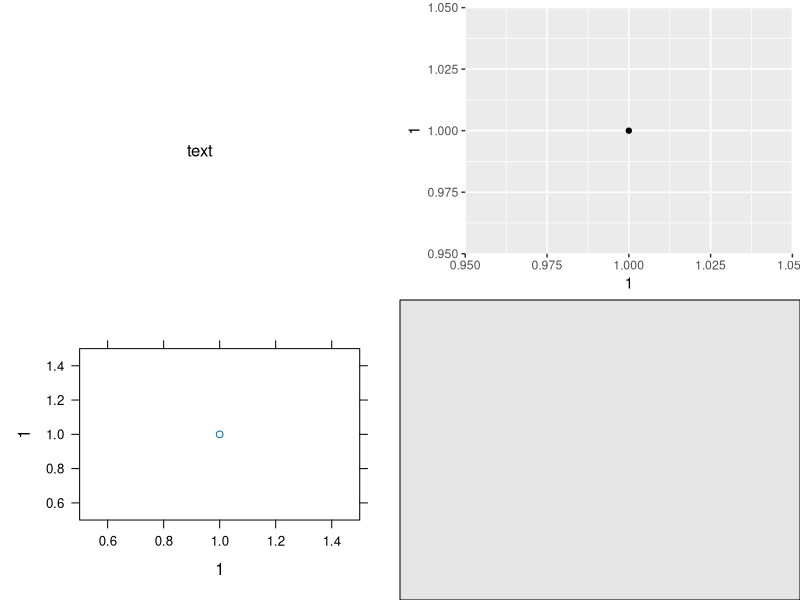
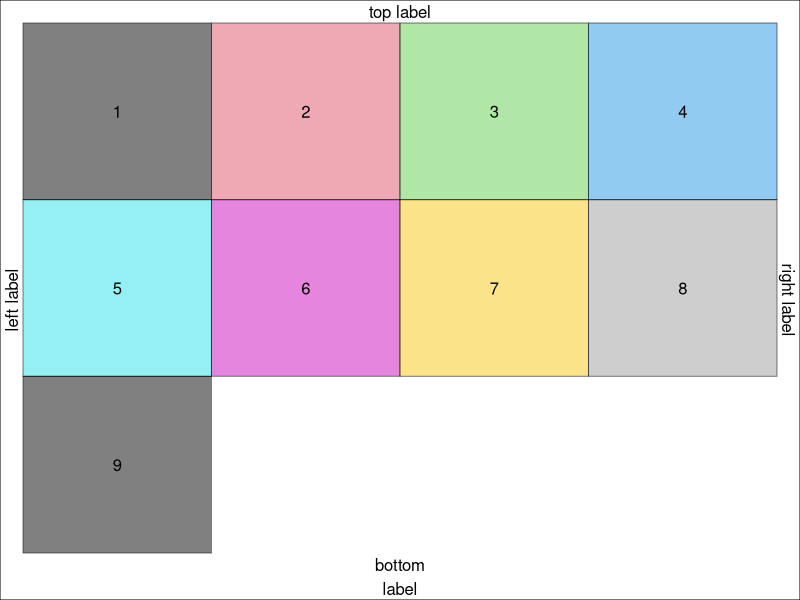
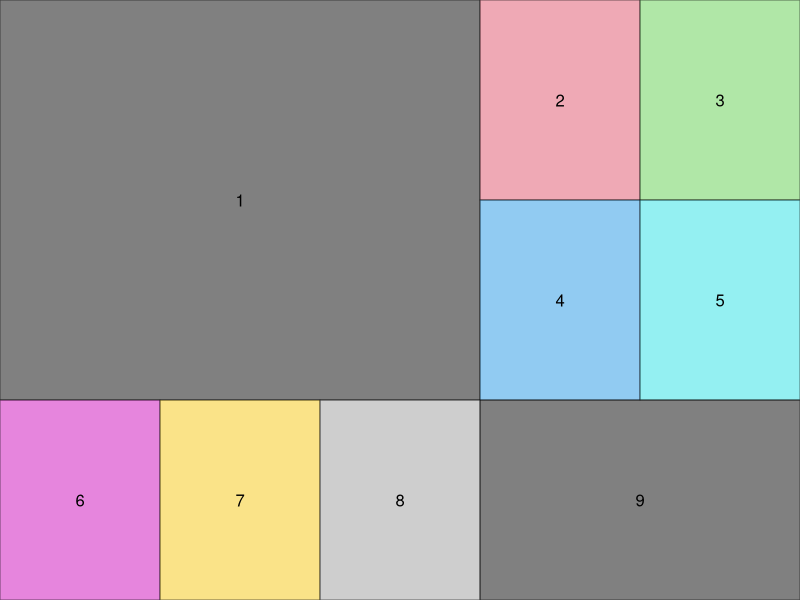
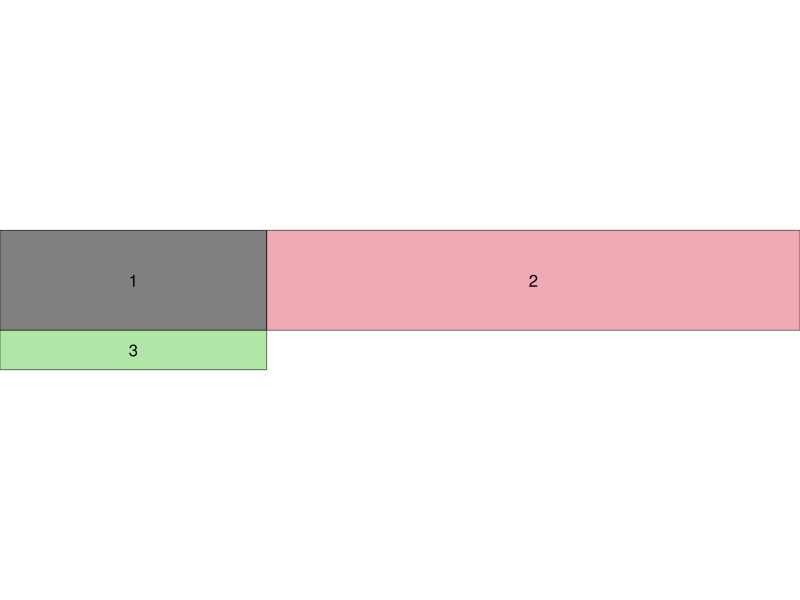
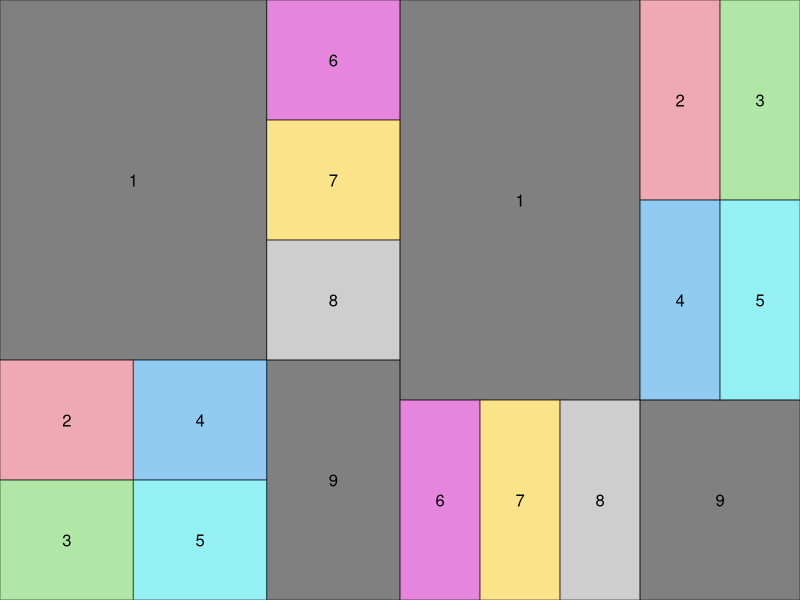
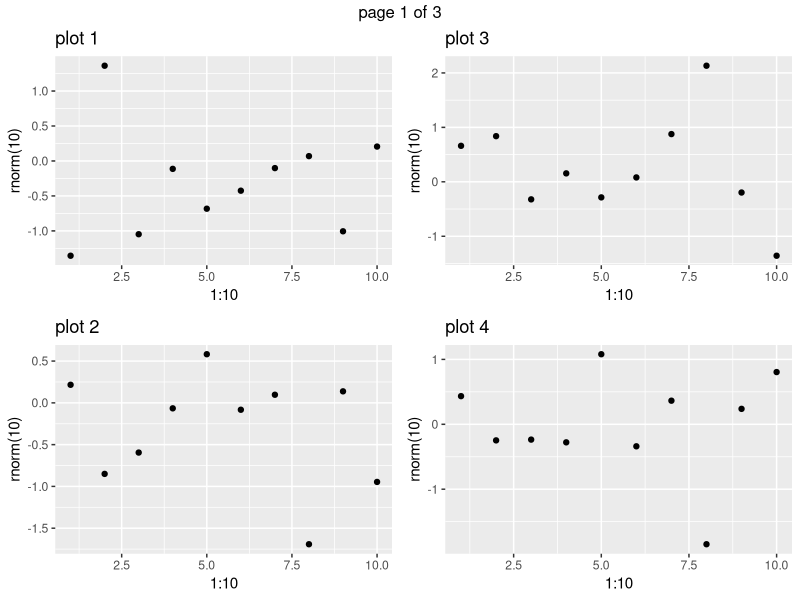
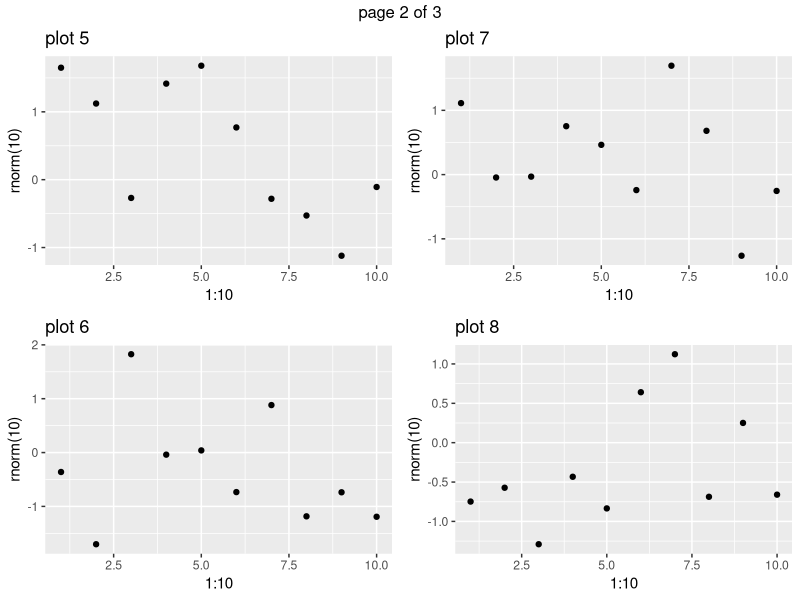
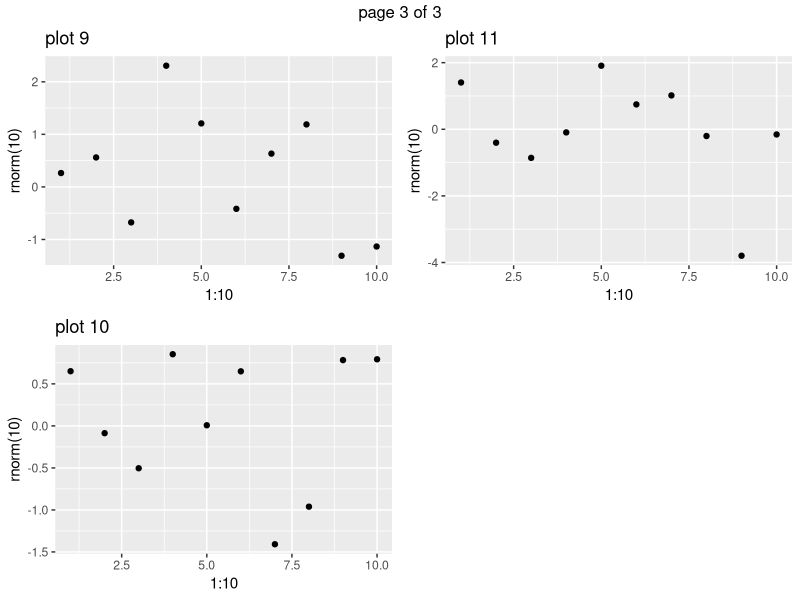

Source code (R) for these figures, in order:
## ---- chunk 1
library(knitr)
opts_chunk$set(message=FALSE, fig.width=4, fig.height=4)
## ---- chunk 2
library(gridExtra)
library(grid)
library(ggplot2)
library(lattice)
p <- qplot(1,1)
p2 <- xyplot(1~1)
r <- rectGrob(gp=gpar(fill="grey90"))
t <- textGrob("text")
grid.arrange(t, p, p2, r, ncol=2)
## ---- chunk 3
gs <- lapply(1:9, function(ii) 
  grobTree(rectGrob(gp=gpar(fill=ii, alpha=0.5)), textGrob(ii)))
grid.arrange(grobs=gs, ncol=4, 
               top="top label", bottom="bottom\nlabel", 
               left="left label", right="right label")
grid.rect(gp=gpar(fill=NA))
## ---- chunk 4
lay <- rbind(c(1,1,1,2,3),
             c(1,1,1,4,5),
             c(6,7,8,9,9))
grid.arrange(grobs = gs, layout_matrix = lay)
## ---- chunk 5
grid.arrange(grobs=gs[1:3], ncol=2, widths = unit(1:2, "null"), 
             heights=unit(c(1,10), c("in", "mm")))
## ---- chunk 6
g1 <- arrangeGrob(grobs = gs, layout_matrix = t(lay))
g2 <- arrangeGrob(grobs = gs, layout_matrix = lay)
grid.arrange(g1, g2, ncol=2)
## ---- chunk 7
pl <- lapply(1:11, function(.x) 
             qplot(1:10, rnorm(10), main=paste("plot",.x)))
ml <- marrangeGrob(pl, nrow=2, ncol=2)
## interactive use; open new devices
ml
## non-interactive use, multipage pdf
## ggsave("multipage.pdf", ml)
